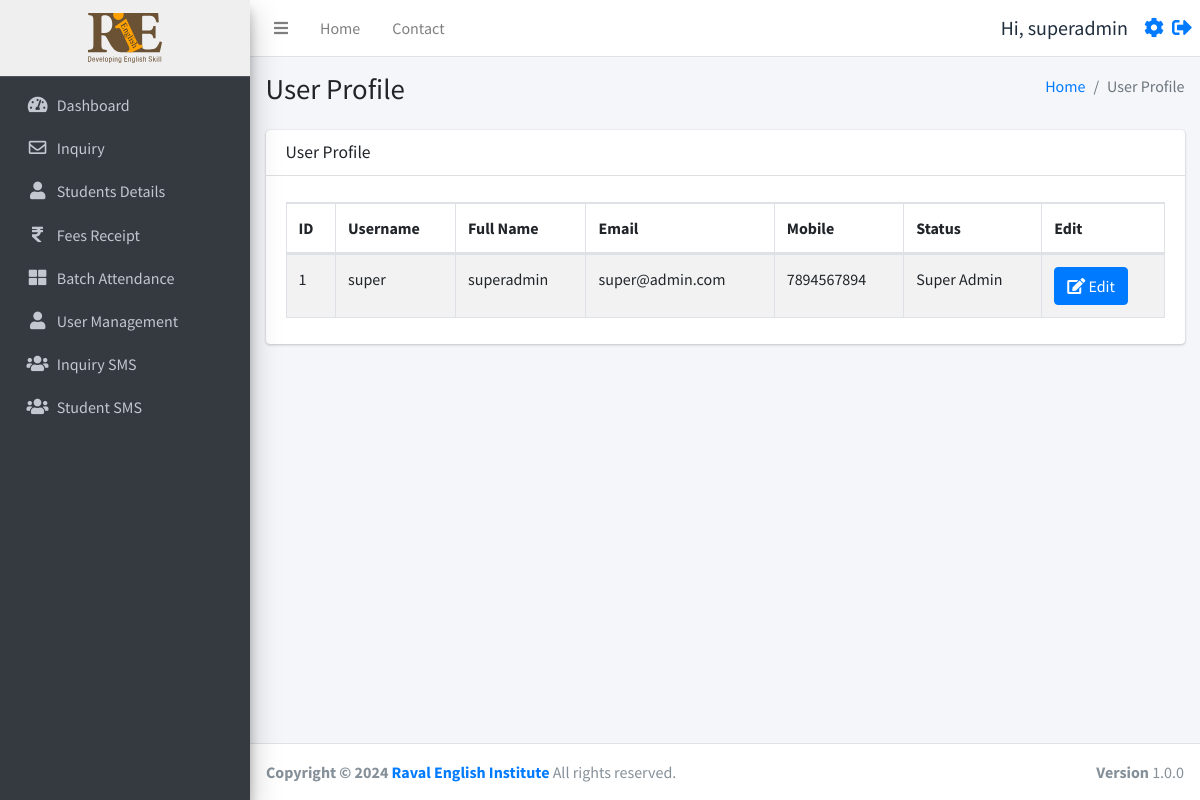
Before: /profile.php (signed in) with the older database file.
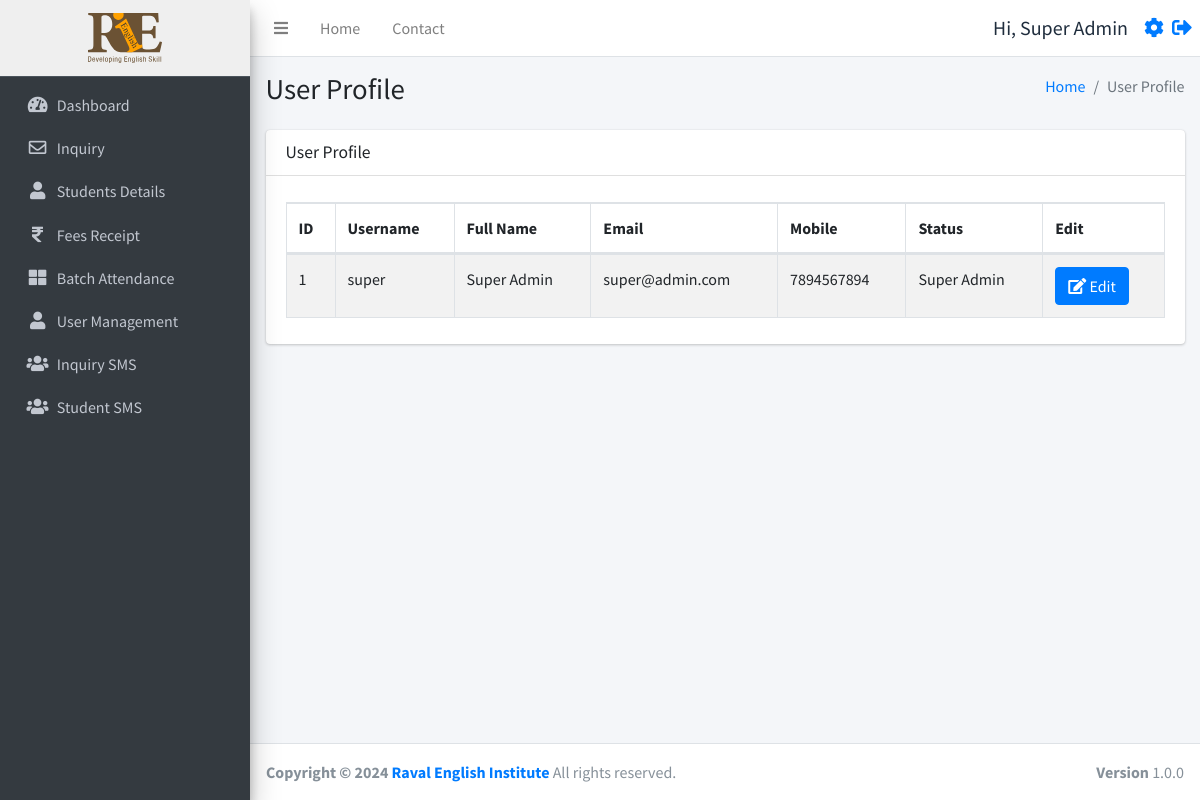
After: the same page with the newer database file.
### tables this page shows
CREATE TABLE `users` (
  `id` int(11) NOT NULL,
  `username` varchar(255) NOT NULL,
  `fullname` varchar(255) NOT NULL,
  `email` varchar(255) NOT NULL,
  `mobile` varchar(15) NOT NULL,
  `password` varchar(255) NOT NULL,
  `status` int(11) NOT NULL,
  `created_at` timestamp NOT NULL DEFAULT current_timestamp()
);

### function.php (called while the page is built, shortened)
<?php
require_once('db.php');
function selectFromTable($tableName, $columns, $whereConditions) {
    global $db;
    try {
        $sql = "SELECT " . implode(', ', $columns) . " FROM $tableName";
        if (!empty($whereConditions)) {
            $sql .= " WHERE " . implode(' AND ', array_map(function ($col) {
                return "$col = :$col";
            }, array_keys($whereConditions)));
        }
        $stmt = $db->prepare($sql);
        foreach ($whereConditions as $col => $value) {
            $stmt->bindValue(":$col", $value);
        }
        $stmt->execute();
        return $stmt->fetchAll(PDO::FETCH_ASSOC);
    } catch (PDOException $e) {
        return false;
    }
}
?>

### profile.php (the view, shortened to what the changed rows need)
<!DOCTYPE html>
<html lang="en">
<head>
</head>
<body>
    <?php include ('./header.php'); ?>
    <?php include ('./db.php'); ?>
    <?php
    require_once ('function.php');
    $userId = $_SESSION['user_id'] ?? null;
    $userData = selectFromTable('users', ['id', 'username', 'fullname', 'email', 'mobile', 'status', 'created_at'], ['id' => $userId]);
    if (!$userData) {
        echo "<p>User data not found.</p>";
    } else {
        $user = $userData[0];
        ?>
        <div class="content-wrapper">
            <div class="content-header">
                <div class="container-fluid">
                    <div class="row mb-2">
                        <div class="col-sm-6">
                            <h1 class="m-0">User Profile</h1>
                        </div>
                        <div class="col-sm-6">
                            <ol class="breadcrumb float-sm-right">
                                <li class="breadcrumb-item"><a href="./dashboard.php">Home</a></li>
                                <li class="breadcrumb-item active">User Profile</li>
                            </ol>
                        </div>
                    </div>
                </div>
            </div>
            <section class="content">
                <div class="container-fluid">
                    <div class="row">
                        <div class="col-12">
                            <div class="card">
                                <div class="card-header">
                                    <h3 class="card-title">User Profile</h3>
                                </div>
                                <div class="card-body">
                                    <table class="table table-bordered table-striped">
                                        <thead>
                                            <tr>
                                                <th>ID</th>
                                                <th>Username</th>
                                                <th>Full Name</th>
                                                <th>Email</th>
                                                <th>Mobile</th>
                                                <th>Status</th>
                                                <th>Edit</th>
                                            </tr>
                                        </thead>
                                        <tbody>
                                            <tr>
                                                <td><?= htmlspecialchars($user['id']) ?></td>
                                                <td><?= htmlspecialchars($user['username']) ?></td>
                                                <td><?= htmlspecialchars($user['fullname']) ?></td>
                                                <td><?= htmlspecialchars($user['email']) ?></td>
                                                <td><?= htmlspecialchars($user['mobile']) ?></td>
                                                <td><?= $user['status'] == 0 ? 'Super Admin' : ($user['status'] == 1 ? 'Admin' : 'Faculty') ?>
                                                </td>
                                                <td><a href='profileform.php?id=<?= htmlspecialchars($user['id']) ?>'
                                                        class='btn btn-primary'><i class='fas fa-edit'></i> Edit</a></td>
                                            </tr>
                                        </tbody>
                                    </table>
                                </div>
                            </div>
                        </div>
                    </div>
                </div>
            </section>
        </div>
        <?php
    }
    ?>
    <?php include ('./footer.php'); ?>

### header.php (shortened to what the changed rows need)
<?php
require_once 'db.php';
require_once ('function.php');
$user = selectFromTable('users', ['*'], ['id' => $_SESSION['user_id']]);
$user = $user[0];
?>
<!DOCTYPE html>
<html lang="en">
<head>
  <link rel="stylesheet" href="./plugins/fontawesome-free/css/all.min.css">
  <link rel="stylesheet" href="https://code.ionicframework.com/ionicons/2.0.1/css/ionicons.min.css">
  <link rel="stylesheet" href="./plugins/icheck-bootstrap/icheck-bootstrap.min.css">
  <link rel="stylesheet" href="https://cdn.datatables.net/1.10.19/css/dataTables.bootstrap4.min.css">
  <link rel="stylesheet" href="./asset/css/adminlte.min.css">
  <link rel="stylesheet" href="./asset/css/style.css">
</head>
<body class="hold-transition sidebar-mini layout-fixed">
  <div class="wrapper">
    <nav class="main-header navbar navbar-expand navbar-white navbar-light sticky-top">
      <ul class="navbar-nav ml-auto">
        <li class="nav-item d-flex align-items-center">
          <span class="mr-3" style="font-size:20px;">Hi, <?php echo $user['fullname']; ?></span>
          <a href="./profile.php" style="font-size:20px;" class="d-block mr-2"><i class="fas fa-cog"></i></a>
          <a href="./logout.php" style="font-size:20px;"><i class="fas fa-sign-out-alt"></i></a>
        </li>
      </ul>
    </nav>
    <aside class="main-sidebar sidebar-dark-primary elevation-4">
      <a href="./dashboard.php" class="brand-link" style="text-align:center;background:#efefef;">
        <img src="./asset/img/logo.svg" alt="RIE logo Logo" style="height:50px;">
      </a>
    </aside>

Changed rows visible on the page:
changed users "super": fullname "superadmin" → "Super Admin"
